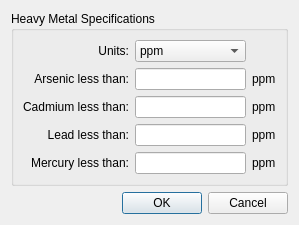
<?xml version="1.0" encoding="UTF-8"?>
<ui version="4.0">
 <class>Dialog</class>
 <widget class="QDialog" name="Dialog">
  <property name="geometry">
   <rect>
    <x>0</x>
    <y>0</y>
    <width>299</width>
    <height>204</height>
   </rect>
  </property>
  <property name="windowTitle">
   <string>Dialog</string>
  </property>
  <layout class="QGridLayout" name="gridLayout_2">
   <item row="0" column="0">
    <widget class="QGroupBox" name="groupBox">
     <property name="title">
      <string>Heavy Metal Specifications</string>
     </property>
     <layout class="QGridLayout" name="gridLayout">
      <item row="0" column="0">
       <widget class="QLabel" name="label_5">
        <property name="text">
         <string>Units:</string>
        </property>
        <property name="alignment">
         <set>Qt::AlignRight|Qt::AlignTrailing|Qt::AlignVCenter</set>
        </property>
       </widget>
      </item>
      <item row="0" column="1">
       <widget class="QComboBox" name="is_unitCombo">
        <item>
         <property name="text">
          <string>ppm</string>
         </property>
        </item>
        <item>
         <property name="text">
          <string>mcg/serving</string>
         </property>
        </item>
        <item>
         <property name="text">
          <string>mcg/sg</string>
         </property>
        </item>
        <item>
         <property name="text">
          <string>mcg/tablet</string>
         </property>
        </item>
        <item>
         <property name="text">
          <string>mcg/capsule</string>
         </property>
        </item>
       </widget>
      </item>
      <item row="1" column="0">
       <widget class="QLabel" name="label">
        <property name="text">
         <string>Arsenic less than:</string>
        </property>
        <property name="alignment">
         <set>Qt::AlignRight|Qt::AlignTrailing|Qt::AlignVCenter</set>
        </property>
       </widget>
      </item>
      <item row="1" column="1">
       <widget class="QLineEdit" name="is_asLE"/>
      </item>
      <item row="1" column="2">
       <widget class="QLabel" name="is_unitL1">
        <property name="text">
         <string>ppm</string>
        </property>
       </widget>
      </item>
      <item row="2" column="0">
       <widget class="QLabel" name="label_2">
        <property name="text">
         <string>Cadmium less than:</string>
        </property>
        <property name="alignment">
         <set>Qt::AlignRight|Qt::AlignTrailing|Qt::AlignVCenter</set>
        </property>
       </widget>
      </item>
      <item row="2" column="1">
       <widget class="QLineEdit" name="is_cdLE"/>
      </item>
      <item row="2" column="2">
       <widget class="QLabel" name="is_unitL2">
        <property name="text">
         <string>ppm</string>
        </property>
       </widget>
      </item>
      <item row="3" column="0">
       <widget class="QLabel" name="label_3">
        <property name="text">
         <string>Lead less than:</string>
        </property>
        <property name="alignment">
         <set>Qt::AlignRight|Qt::AlignTrailing|Qt::AlignVCenter</set>
        </property>
       </widget>
      </item>
      <item row="3" column="1">
       <widget class="QLineEdit" name="is_pbLE"/>
      </item>
      <item row="3" column="2">
       <widget class="QLabel" name="is_unitL3">
        <property name="text">
         <string>ppm</string>
        </property>
       </widget>
      </item>
      <item row="4" column="0">
       <widget class="QLabel" name="label_4">
        <property name="text">
         <string>Mercury less than:</string>
        </property>
        <property name="alignment">
         <set>Qt::AlignRight|Qt::AlignTrailing|Qt::AlignVCenter</set>
        </property>
       </widget>
      </item>
      <item row="4" column="1">
       <widget class="QLineEdit" name="is_hgLE"/>
      </item>
      <item row="4" column="2">
       <widget class="QLabel" name="is_unitL4">
        <property name="text">
         <string>ppm</string>
        </property>
       </widget>
      </item>
     </layout>
    </widget>
   </item>
   <item row="1" column="0">
    <widget class="QDialogButtonBox" name="acceptB">
     <property name="orientation">
      <enum>Qt::Horizontal</enum>
     </property>
     <property name="standardButtons">
      <set>QDialogButtonBox::Cancel|QDialogButtonBox::Ok</set>
     </property>
    </widget>
   </item>
  </layout>
 </widget>
 <tabstops>
  <tabstop>is_unitCombo</tabstop>
  <tabstop>is_asLE</tabstop>
  <tabstop>is_cdLE</tabstop>
  <tabstop>is_pbLE</tabstop>
  <tabstop>is_hgLE</tabstop>
 </tabstops>
 <resources/>
 <connections>
  <connection>
   <sender>acceptB</sender>
   <signal>accepted()</signal>
   <receiver>Dialog</receiver>
   <slot>accept()</slot>
   <hints>
    <hint type="sourcelabel">
     <x>248</x>
     <y>254</y>
    </hint>
    <hint type="destinationlabel">
     <x>157</x>
     <y>274</y>
    </hint>
   </hints>
  </connection>
  <connection>
   <sender>acceptB</sender>
   <signal>rejected()</signal>
   <receiver>Dialog</receiver>
   <slot>reject()</slot>
   <hints>
    <hint type="sourcelabel">
     <x>316</x>
     <y>260</y>
    </hint>
    <hint type="destinationlabel">
     <x>286</x>
     <y>274</y>
    </hint>
   </hints>
  </connection>
 </connections>
</ui>
